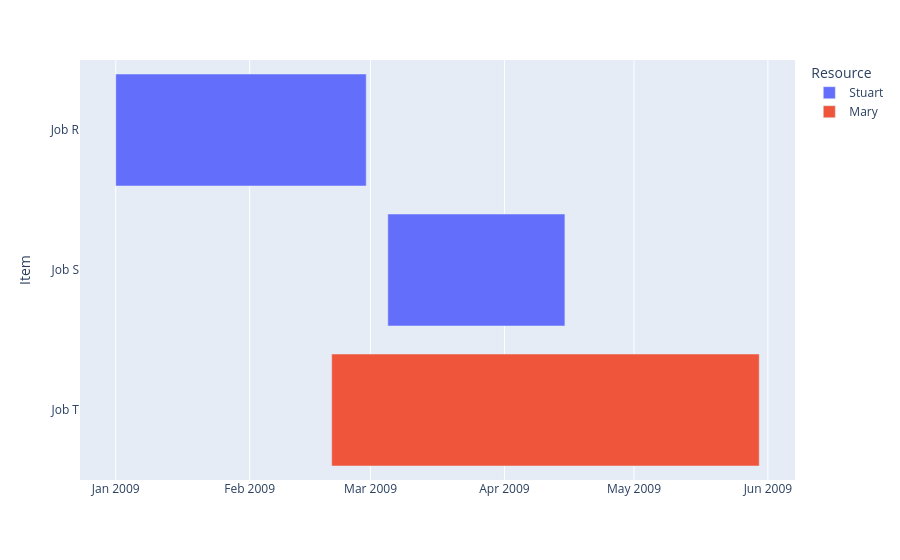

The notebook cell saved with this chart:
### Markdown cell above
## 3. Define the project schedule

A Gantt chart begins with structured project data.

Each task should ideally contain:

- **Task name**
- **Start date**
- **End date**

From the start and end dates we can calculate **duration**.

> Why is storing the schedule in a DataFrame preferable to manually drawing every bar?

### Code cell
df = pd.DataFrame([
    dict (Item="Job R", Start='2009-01-01', Finish='2009-02-28', Resource="Stuart"),
    dict (Item="Job S", Start='2009-03-05', Finish='2009-04-15', Resource="Stuart"),
    dict (Item="Job T", Start='2009-02-20', Finish='2009-05-30', Resource="Mary")
])

fig = px.timeline (df, x_start="Start", x_end="Finish", y="Item", color="Resource")
fig.update_yaxes (autorange="reversed")
fig.show()

### Figure 1 — Plotly figure (JSON) as saved in the notebook; plotly's stock layout.template omitted (floating-point values rounded to 4 significant figures)
{"data": [{"base": ["2009-01-01T00:00:00.000000", "2009-03-05T00:00:00.000000"], "hovertemplate": "Resource=Stuart<br>Start=%{base}<br>Finish=%{x}<br>Item=%{y}<extra></extra>", "legendgroup": "Stuart", "marker": {"color": "#636efa", "pattern": {"shape": ""}}, "name": "Stuart", "orientation": "h", "showlegend": true, "textposition": "auto", "type": "bar", "x": [5011200000, 3542400000], "xaxis": "x", "y": ["Job R", "Job S"], "yaxis": "y"}, {"base": ["2009-02-20T00:00:00.000000"], "hovertemplate": "Resource=Mary<br>Start=%{base}<br>Finish=%{x}<br>Item=%{y}<extra></extra>", "legendgroup": "Mary", "marker": {"color": "#EF553B", "pattern": {"shape": ""}}, "name": "Mary", "orientation": "h", "showlegend": true, "textposition": "auto", "type": "bar", "x": [8553600000], "xaxis": "x", "y": ["Job T"], "yaxis": "y"}], "layout": {"barmode": "overlay", "legend": {"title": {"text": "Resource"}, "tracegroupgap": 0}, "margin": {"t": 60}, "xaxis": {"anchor": "y", "domain": [0, 1], "type": "date"}, "yaxis": {"anchor": "x", "autorange": "reversed", "domain": [0, 1], "title": {"text": "Item"}}}}
